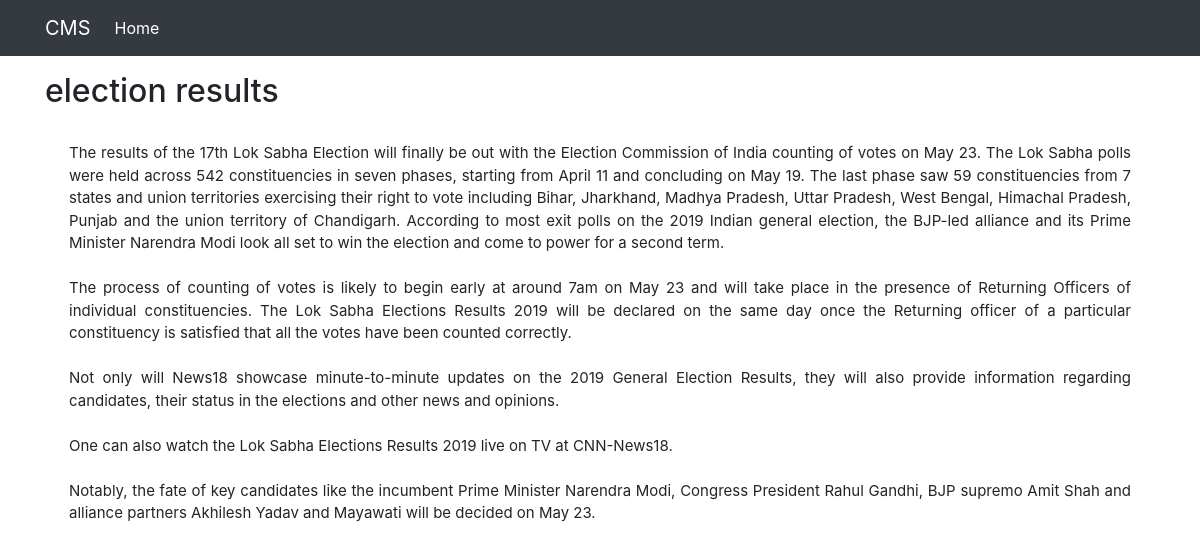
Screenshot of /view/trending/5 with the database file from the repository.
### Homepage/models.py (models this page shows)
class Trending(models.Model):
	title = models.CharField(max_length = 255, blank = False)
	content = models.TextField(blank = False)

### Homepage/views.py (the view)
# urls.py: path('view/trending/<str:id>', views.ViewTrending, name = 'view_trending'),
def ViewTrending(request, id):
	trending_object = Trending.objects.filter(pk__exact = id)
	if len(trending_object) > 0:
		data = {
			'object':trending_object[0],
		}
	else:
		data = {}
	html_page = loader.get_template('DetailedView.html')
	return HttpResponse(html_page.render({'data':data}))

### templates/DetailedView.html (shortened to what this page needs)
{% load static %}
<html>
	<head>
		<link rel="stylesheet" href="https://stackpath.bootstrapcdn.com/bootstrap/4.3.1/css/bootstrap.min.css">
	</head>
	<body>
		{% include 'navbar.html' %}
		<div class="container mt-3">
			<div class="row">
				<div class="col-12">
					<h2>{{data.object.title}}</h2>
					<br>
					<div class="px-4 text-justify" style="font-size: 15px;">{{data.object.content|safe}}</div>
				</div>
			</div>
		</div>
	</body>
</html>

### rows the page displays
Trending: object "election results", object.content "The results of the 17th Lok Sabha Election will finally be out with the Election Commission of India counting of votes on May 23. The Lok Sabha polls were held across 542 constituencies in seven phases, starting from April 11 and concluding on May 19. The last phase saw 59 constituencies from 7 states and union territories exercising their right to vote including Bihar, Jharkhand, Madhya Pradesh, Uttar Pradesh, West Bengal, Himachal Pradesh, Punjab and the union territory of Chandigarh. According to most exit polls on the 2019 Indian general election, the BJP-led alliance and its Prime Minister Narendra Modi look all set to win the election and come to power for a second term. The process…"
